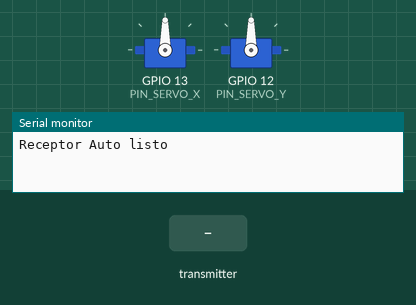
This sketch was run on a simulated ESP32. Shown: 2 × servo, the last lines printed to the serial monitor. The test bench sets the inputs (shaded band). No radio packets arrive unless stated.

Above: at 1.2 s.
1.3 s: the transmitter starts sending anguloX = 0
At 2.1 s:
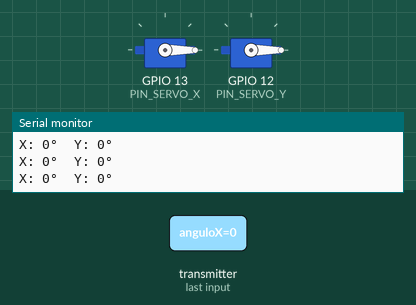
2.8 s: the transmitter starts sending anguloY = 64
At 3.3 s:
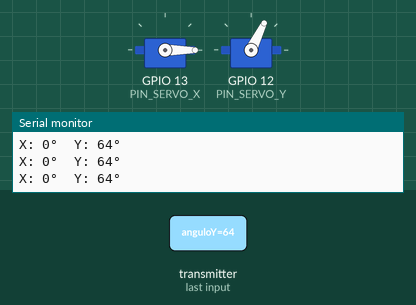
4.3 s: the transmitter starts sending anguloX = 64
At 5.5 s:
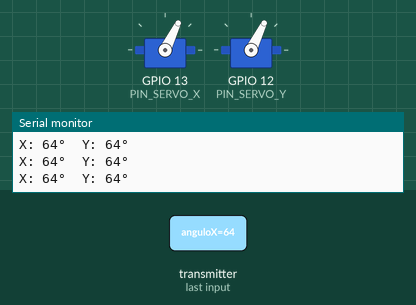
5.8 s: the transmitter starts sending anguloY = 0
At 6.8 s:
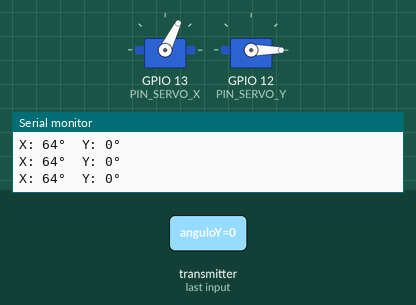
7.3 s: the transmitter starts sending anguloX = 128
At 7.9 s:
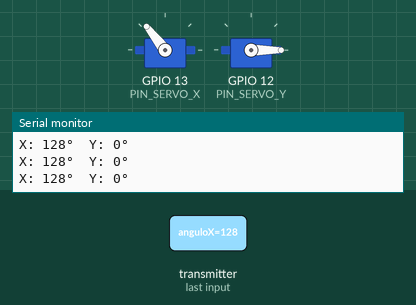
8.8 s: the transmitter starts sending anguloY = 128
At 10.2 s:
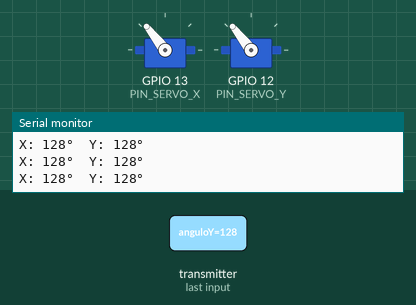
Timing chart, 0 to 11.3 s (numbered marks = the images above; inputs shaded):
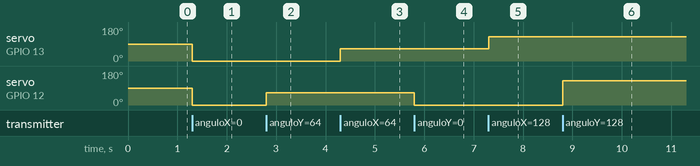

Measured:
- after the input at 1.3 s, servo on GPIO 13 (PIN_SERVO_X), servo on GPIO 12 (PIN_SERVO_Y): 90° → 0° at once
- after the input at 2.8 s, servo on GPIO 12 (PIN_SERVO_Y): 0° → 64° at once
- after the input at 4.3 s, servo on GPIO 13 (PIN_SERVO_X): 0° → 64° at once
- after the input at 5.8 s, servo on GPIO 12 (PIN_SERVO_Y): 64° → 0° at once
- after the input at 7.3 s, servo on GPIO 13 (PIN_SERVO_X): 64° → 128° at once
- after the input at 8.8 s, servo on GPIO 12 (PIN_SERVO_Y): 0° → 128° at once

The sketch:

Receptor_Intro.ino
```cpp
#include <SPI.h>
#include <RF24.h>
#include <ESP32Servo.h>

RF24 radio(4, 5);
const byte address[6] = "00001";

const int PIN_SERVO_X = 13;
const int PIN_SERVO_Y = 12;

Servo servoX;
Servo servoY;

struct Paquete {
  uint8_t anguloX;
  uint8_t anguloY;
};

void setup() {
  Serial.begin(115200);

  servoX.attach(PIN_SERVO_X);
  servoY.attach(PIN_SERVO_Y);
  servoX.write(90);
  servoY.write(90);

  if (!radio.begin()) {
    Serial.println("Error: NRF24L01 no detectado");
    while (true);
  }

  radio.openReadingPipe(0, address);
  radio.setPALevel(RF24_PA_MAX); //Potencia transceptor
  radio.setDataRate(RF24_250KBPS);
  radio.startListening();


  Serial.println("Receptor Auto listo");
}

void loop() {
  if (radio.available()) {
    Paquete pkt;
    radio.read(&pkt, sizeof(pkt)); //Lee el paquete enviado desde el control

    servoX.write(constrain(pkt.anguloX, 0, 180));
    servoY.write(constrain(pkt.anguloY, 0, 180));

    Serial.print("X: "); Serial.print(pkt.anguloX);
    Serial.print("°  Y: "); Serial.print(pkt.anguloY);
    Serial.println("°");
  }
}
```
